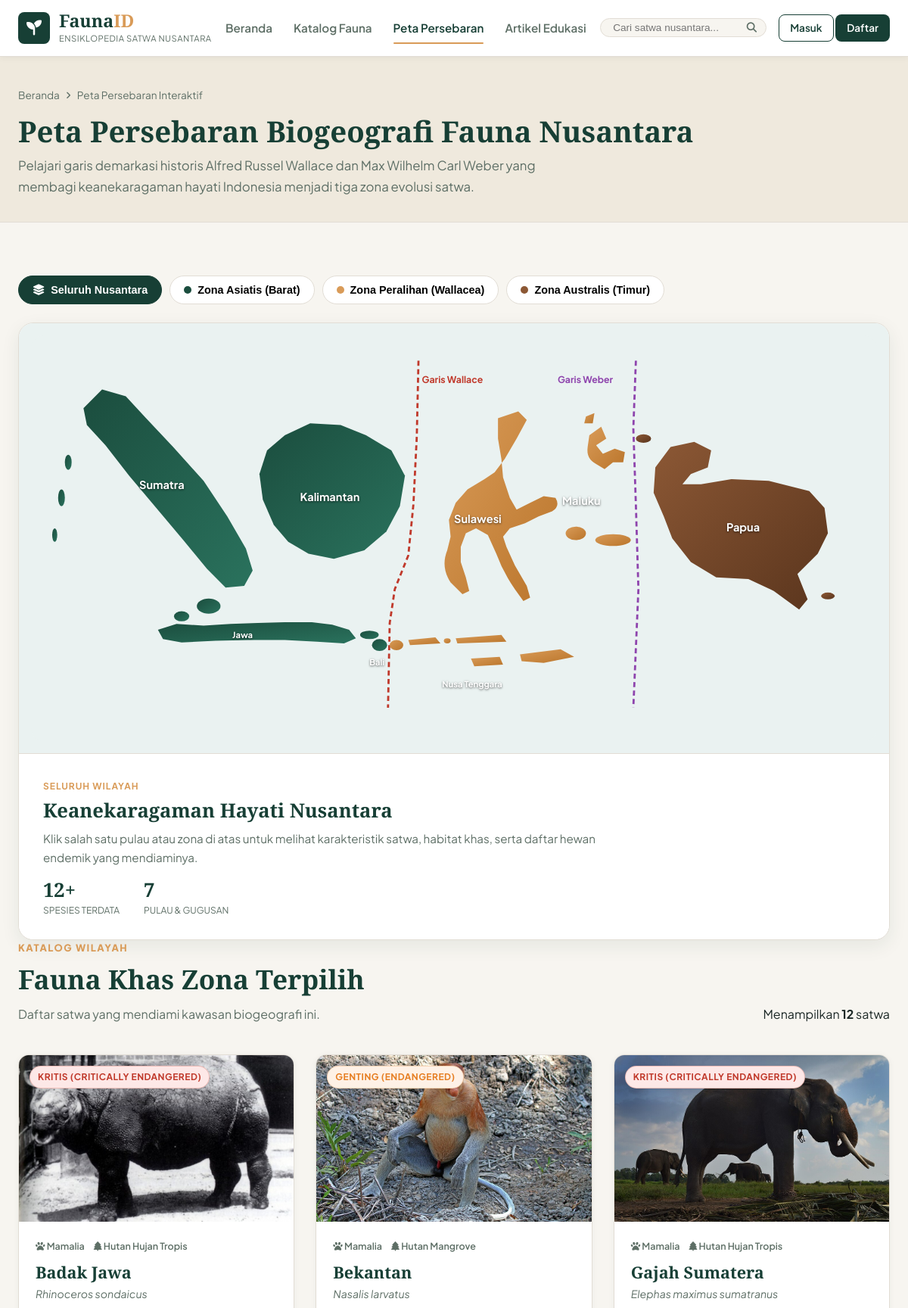
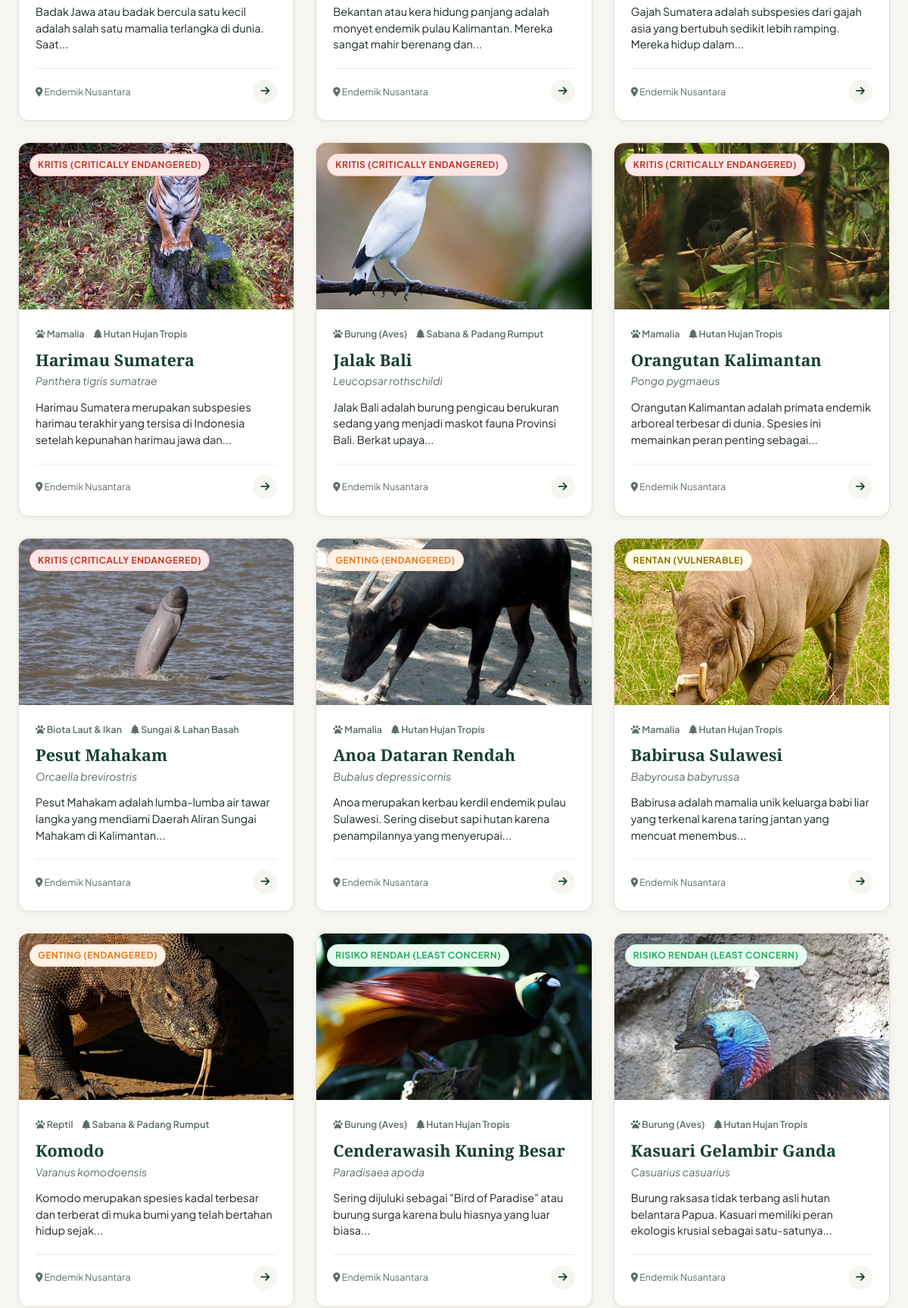
The page /map (upper part) on the database its author committed (2 pictures, top to bottom).
### tables this page shows
CREATE TABLE `fauna` (
  `id` INT AUTO_INCREMENT PRIMARY KEY,
  `nama_lokal` VARCHAR(150) NOT NULL,
  `nama_ilmiah` VARCHAR(150) NOT NULL,
  `kategori_id` INT NOT NULL,
  `habitat_id` INT NOT NULL,
  `status_konservasi` VARCHAR(100) NOT NULL,
  `deskripsi` LONGTEXT NOT NULL,
  `karakteristik` TEXT NULL,
  `makanan` TEXT NULL,
  `populasi_estimasi` VARCHAR(100) NULL,
  `is_featured` TINYINT(1) DEFAULT 0,
  `created_at` TIMESTAMP DEFAULT CURRENT_TIMESTAMP,
  `updated_at` TIMESTAMP DEFAULT CURRENT_TIMESTAMP ON UPDATE CURRENT_TIMESTAMP,
  CONSTRAINT `fk_fauna_category` FOREIGN KEY (`kategori_id`) REFERENCES `categories` (`id`) ON DELETE CASCADE,
  CONSTRAINT `fk_fauna_habitat` FOREIGN KEY (`habitat_id`) REFERENCES `habitats` (`id`) ON DELETE CASCADE
);

CREATE TABLE `categories` (
  `id` INT AUTO_INCREMENT PRIMARY KEY,
  `nama_kategori` VARCHAR(100) NOT NULL,
  `slug` VARCHAR(100) NOT NULL UNIQUE,
  `deskripsi` TEXT NULL,
  `ikon` VARCHAR(50) NULL,
  `created_at` TIMESTAMP DEFAULT CURRENT_TIMESTAMP
);

CREATE TABLE `habitats` (
  `id` INT AUTO_INCREMENT PRIMARY KEY,
  `nama_habitat` VARCHAR(100) NOT NULL,
  `deskripsi` TEXT NULL,
  `created_at` TIMESTAMP DEFAULT CURRENT_TIMESTAMP
);

### app/core/Controller.php (called while the page is built, shortened)
<?php
class Controller {
    protected function view(string $view, array $data = []): void {
        extract($data);
        $viewPath = APP_PATH . '/views/' . str_replace('.', '/', $view) . '.php';
        require_once $viewPath;
    }
    protected function model(string $model): Model {
        $modelPath = APP_PATH . '/models/' . $model . '.php';
        return new $model();
    }
}

### app/controllers/MapController.php (called while the page is built)
<?php
require_once APP_PATH . '/core/Controller.php';
class MapController extends Controller {
    public function index(): void {
        $regionModel = $this->model('RegionModel');
        $faunaModel = $this->model('FaunaModel');
        $data = [
            'title' => 'Peta Interaktif Persebaran Fauna Nusantara — FaunaID',
            'asiatisRegions'   => $regionModel->getByZone('Asiatis'),
            'peralihanRegions' => $regionModel->getByZone('Peralihan'),
            'australisRegions' => $regionModel->getByZone('Australis'),
            'asiatisFauna'     => $faunaModel->getByZone('Asiatis', 8),
            'peralihanFauna'   => $faunaModel->getByZone('Peralihan', 8),
            'australisFauna'   => $faunaModel->getByZone('Australis', 8),
            'zonesSummary'     => $regionModel->getZonesSummary()
        ];
        $this->view('map.index', $data);
    }
}

### public/index.php (called while the page is built, shortened)
<?php
require_once dirname(__DIR__) . '/app/config/Database.php';
require_once dirname(__DIR__) . '/app/core/Helper.php';
$app = new App();

### app/core/Helper.php (called while the page is built, shortened)
<?php
if (!function_exists('url')) {
    function url(string $path = ''): string {
        $path = ltrim($path, '/');
        return empty($path) ? BASE_URL : BASE_URL . '/' . $path;
    }
}
if (!function_exists('uploadUrl')) {
    function uploadUrl(?string $filename, string $fallback = 'fauna_1_tiger_sumatra_1.jpg'): string {
        $localPath = PUBLIC_PATH . DIRECTORY_SEPARATOR . 'uploads' . DIRECTORY_SEPARATOR . $filename;
        if (file_exists($localPath)) {
            return BASE_URL . '/uploads/' . $filename;
        }
        return $fallback;
    }
}
if (!function_exists('e')) {
    function e(?string $str): string {
        return htmlspecialchars((string)$str, ENT_QUOTES, 'UTF-8');
    }
}
if (!function_exists('getStatusBadgeClass')) {
    function getStatusBadgeClass(string $status): string {
        $statusLower = strtolower($status);
        if (str_contains($statusLower, 'kritis') || str_contains($statusLower, 'critically')) {
            return 'badge-critical';
        }
        if (str_contains($statusLower, 'genting') || str_contains($statusLower, 'endangered')) {
            return 'badge-endangered';
        }
        if (str_contains($statusLower, 'rentan') || str_contains($statusLower, 'vulnerable')) {
            return 'badge-vulnerable';
        }
        return 'badge-least-concern';
    }
}
if (!function_exists('limitWords')) {
    function limitWords(string $text, int $limit = 25): string {
        $clean = strip_tags($text);
        $words = explode(' ', $clean);
        return implode(' ', array_slice($words, 0, $limit)) . '...';
    }
}

### app/core/Model.php (called while the page is built, shortened)
<?php
class Model {
    protected PDO $db;
    public function __construct() {
        $this->db = Database::getConnection();
    }
    protected function query(string $sql, array $params = []): PDOStatement {
        $stmt = $this->db->prepare($sql);
        $stmt->execute($params);
        return $stmt;
    }
    protected function fetchAll(string $sql, array $params = []): array {
        return $this->query($sql, $params)->fetchAll();
    }
}

### app/config/Database.php (called while the page is built, shortened)
<?php
class Database {
    private static ?PDO $instance = null;
    public static function getConnection(): PDO {
        if (self::$instance !== null) {
            return self::$instance;
        }
        $host = DB_HOST;
        $port = DB_PORT;
        $db   = DB_NAME;
        $user = DB_USER;
        $pass = DB_PASS;
        try {
            $dsn = "mysql:host={$host};port={$port};charset=utf8mb4";
            $options = [
                PDO::ATTR_ERRMODE => PDO::ERRMODE_EXCEPTION,
                PDO::ATTR_DEFAULT_FETCH_MODE => PDO::FETCH_ASSOC,
                PDO::ATTR_EMULATE_PREPARES => false,
                PDO::ATTR_TIMEOUT => 2
            ];
            $pdo = new PDO($dsn, $user, $pass, $options);
            $stmt = $pdo->query("SHOW DATABASES LIKE '{$db}'");
            $exists = $stmt->fetch();
            if (!$exists) {
                $pdo->exec("CREATE DATABASE IF NOT EXISTS `{$db}` CHARACTER SET utf8mb4 COLLATE utf8mb4_unicode_ci");
                $pdo->exec("USE `{$db}`");
                $schemaFile = ROOT_PATH . '/database/schema.sql';
                if (file_exists($schemaFile)) {
                    $sql = file_get_contents($schemaFile);
                    $pdo->exec($sql);
                }
            } else {
                $pdo->exec("USE `{$db}`");
            }
            self::$instance = $pdo;
            return self::$instance;
        } catch (PDOException $e) {
            $sqliteDir = ROOT_PATH . DIRECTORY_SEPARATOR . 'database';
            if (!is_dir($sqliteDir)) {
                mkdir($sqliteDir, 0777, true);
            }
            $sqlitePath = $sqliteDir . DIRECTORY_SEPARATOR . 'fauna_id.sqlite';
            $isNew = !file_exists($sqlitePath) || filesize($sqlitePath) === 0;
            try {
                $pdo = new PDO("sqlite:" . $sqlitePath, null, null, [
                    PDO::ATTR_ERRMODE => PDO::ERRMODE_EXCEPTION,
                    PDO::ATTR_DEFAULT_FETCH_MODE => PDO::FETCH_ASSOC
                ]);
                $pdo->exec("PRAGMA foreign_keys = ON;");
                self::$instance = $pdo;
                self::$driver = 'sqlite';
                if ($isNew) {
                    self::initSqliteDatabase($pdo);
                }
                return self::$instance;
            } catch (Exception $sqle) {
                die("Gagal menghubungkan ke Database: " . $sqle->getMessage());
            }
        }
    }
}

### app/models/FaunaModel.php (called while the page is built, shortened)
<?php
require_once APP_PATH . '/core/Model.php';
class FaunaModel extends Model {
    public function getByZone(string $zona, int $limit = 12): array {
        $sql = "SELECT DISTINCT f.*,
                       c.nama_kategori,
                       h.nama_habitat,
                       (SELECT fi.image_url FROM fauna_images fi WHERE fi.fauna_id = f.id ORDER BY fi.is_primary DESC, fi.id ASC LIMIT 1) AS primary_image
                FROM fauna f
                JOIN fauna_regions fr ON f.id = fr.fauna_id
                JOIN regions r ON fr.region_id = r.id
                LEFT JOIN categories c ON f.kategori_id = c.id
                LEFT JOIN habitats h ON f.habitat_id = h.id
                WHERE r.zona = ?
                ORDER BY f.nama_lokal ASC
                LIMIT {$limit}";
        return $this->fetchAll($sql, [$zona]);
    }
}

### app/models/RegionModel.php (called while the page is built, shortened)
<?php
require_once APP_PATH . '/core/Model.php';
class RegionModel extends Model {
    public function getByZone(string $zona): array {
        return $this->fetchAll("SELECT * FROM regions WHERE zona = ? ORDER BY nama_wilayah ASC", [$zona]);
    }
}

### app/views/map/index.php (the view, shortened to what this page needs)
<?php require_once APP_PATH . '/views/layouts/header.php'; ?>
<section class="page-header">
    <div class="container">
        <div class="breadcrumbs">
            <a href="<?= url('') ?>">Beranda</a> <i class="fa-solid fa-angle-right"></i>
            <span>Peta Persebaran Interaktif</span>
        </div>
        <h1 class="page-title">Peta Persebaran Biogeografi Fauna Nusantara</h1>
        <p class="page-desc">
            Pelajari garis demarkasi historis Alfred Russel Wallace dan Max Wilhelm Carl Weber yang membagi keanekaragaman hayati Indonesia menjadi tiga zona evolusi satwa.
        </p>
    </div>
</section>
<section class="section map-explorer-section">
    <div class="container">
        <div class="map-zone-tabs" id="zoneTabs">
            <button class="zone-tab-btn active" data-zone="all">
                <i class="fa-solid fa-layer-group"></i> Seluruh Nusantara
            </button>
            <button class="zone-tab-btn tab-asiatis" data-zone="Asiatis">
                <span class="zone-color-indicator bg-asiatis"></span> Zona Asiatis (Barat)
            </button>
            <button class="zone-tab-btn tab-peralihan" data-zone="Peralihan">
                <span class="zone-color-indicator bg-peralihan"></span> Zona Peralihan (Wallacea)
            </button>
            <button class="zone-tab-btn tab-australis" data-zone="Australis">
                <span class="zone-color-indicator bg-australis"></span> Zona Australis (Timur)
            </button>
        </div>
        <div class="interactive-map-card">
            <div class="svg-map-wrapper">
                <svg id="indonesiaMapSvg" viewBox="0 0 1000 480" xmlns="http://www.w3.org/2000/svg" class="indonesia-svg">
                    <text x="462" y="56" fill="#c0392b" font-size="11" font-weight="700">Garis Wallace</text>
                    <text x="688" y="56" fill="#8e44ad" font-size="11" font-weight="700" text-anchor="end">Garis Weber</text>
                    <g class="map-region-group zone-asiatis-group" data-region="Sumatra" data-zone="Asiatis">
                        <text x="128" y="182" class="map-label">Sumatra</text>
                    </g>
                    <g class="map-region-group zone-asiatis-group" data-region="Kalimantan" data-zone="Asiatis">
                        <text x="318" y="196" class="map-label">Kalimantan</text>
                    </g>
                    <g class="map-region-group zone-asiatis-group" data-region="Jawa & Bali" data-zone="Asiatis">
                        <text x="238" y="358" class="map-label label-small">Jawa</text>
                    </g>
                    <g class="map-region-group zone-asiatis-group" data-region="Jawa & Bali" data-zone="Asiatis">
                        <text x="400" y="390" class="map-label label-small">Bali</text>
                    </g>
                    <g class="map-region-group zone-peralihan-group" data-region="Sulawesi" data-zone="Peralihan">
                        <text x="500" y="222" class="map-label">Sulawesi</text>
                    </g>
                    <g class="map-region-group zone-peralihan-group" data-region="Kepulauan Nusa Tenggara" data-zone="Peralihan">
                        <text x="486" y="416" class="map-label label-small">Nusa Tenggara</text>
                    </g>
                    <g class="map-region-group zone-peralihan-group" data-region="Kepulauan Maluku" data-zone="Peralihan">
                        <text x="628" y="200" class="map-label">Maluku</text>
                    </g>
                    <g class="map-region-group zone-australis-group" data-region="Papua & Sekitarnya" data-zone="Australis">
                        <text x="822" y="232" class="map-label">Papua</text>
                    </g>
                </svg>
            </div>
            <div class="map-info-panel" id="mapInfoPanel">
                <div class="map-panel-header">
                    <span class="panel-zone-badge" id="panelZoneBadge">Seluruh Wilayah</span>
                    <h3 class="panel-zone-title" id="panelZoneTitle">Keanekaragaman Hayati Nusantara</h3>
                </div>
                <p class="panel-zone-desc" id="panelZoneDesc">
                    Klik salah satu pulau atau zona di atas untuk melihat karakteristik satwa, habitat khas, serta daftar hewan endemik yang mendiaminya.
                </p>
                <div class="panel-zone-stats" id="panelZoneStats">
                    <div class="p-stat">
                        <strong id="statSpesiesCount"><?= count($asiatisFauna) + count($peralihanFauna) + count($australisFauna) ?>+</strong>
                        <span>Spesies Terdata</span>
                    </div>
                    <div class="p-stat">
                        <strong id="statWilayahCount">7</strong>
                        <span>Pulau & Gugusan</span>
                    </div>
                </div>
            </div>
        </div>
        <div class="zone-fauna-section mt-5">
            <div class="section-header-flex">
                <div>
                    <span class="section-subtitle">KATALOG WILAYAH</span>
                    <h2 class="section-title" id="zoneFaunaTitle">Fauna Khas Zona Terpilih</h2>
                    <p class="section-desc" id="zoneFaunaSubtitle">Daftar satwa yang mendiami kawasan biogeografi ini.</p>
                </div>
                <div class="zone-quick-count" id="zoneQuickCount">
                    Menampilkan <strong><?= count($asiatisFauna) + count($peralihanFauna) + count($australisFauna) ?></strong> satwa
                </div>
            </div>
            <div class="fauna-grid" id="zoneFaunaGrid">
                <?php
                    $allZoneFauna = array_merge($asiatisFauna, $peralihanFauna, $australisFauna);
                    $uniqueFauna = [];
                    foreach ($allZoneFauna as $item) {
                        $uniqueFauna[$item['id']] = $item;
                    }
                ?>
                <?php foreach ($uniqueFauna as $f): ?>
                    <div class="fauna-card" data-zone-item="<?= e($f['zona'] ?? 'Asiatis') ?>">
                        <div class="fauna-img-wrap">
                            <img src="<?= uploadUrl($f['primary_image']) ?>" alt="<?= e($f['nama_lokal']) ?>" loading="lazy">
                            <span class="status-badge <?= getStatusBadgeClass($f['status_konservasi']) ?>">
                                <?= e($f['status_konservasi']) ?>
                            </span>
                        </div>
                        <div class="fauna-body">
                            <div class="fauna-meta">
                                <span class="meta-tag"><i class="fa-solid fa-paw"></i> <?= e($f['nama_kategori']) ?></span>
                                <span class="meta-tag"><i class="fa-solid fa-tree"></i> <?= e($f['nama_habitat']) ?></span>
                            </div>
                            <h3 class="fauna-title">
                                <a href="<?= url('fauna/detail/' . $f['id']) ?>"><?= e($f['nama_lokal']) ?></a>
                            </h3>
                            <p class="fauna-scientific"><em><?= e($f['nama_ilmiah']) ?></em></p>
                            <p class="fauna-excerpt"><?= e(limitWords($f['deskripsi'], 15)) ?></p>
                            <div class="fauna-footer">
                                <span class="fauna-pop-est"><i class="fa-solid fa-location-dot"></i> Endemik Nusantara</span>
                                <a href="<?= url('fauna/detail/' . $f['id']) ?>" class="card-arrow" aria-label="Detail <?= e($f['nama_lokal']) ?>">
                                    <i class="fa-solid fa-arrow-right"></i>
                                </a>
                            </div>
                        </div>
                    </div>
                <?php endforeach; ?>
            </div>
        </div>
    </div>
</section>
<?php require_once APP_PATH . '/views/layouts/footer.php'; ?>

### rows shown on the page
fauna: shows a picture, status_konservasi "KRITIS (CRITICALLY ENDANGERED)", kategori.nama_kategori "Mamalia", habitat.nama_habitat "Hutan Hujan Tropis", nama_lokal "Badak Jawa", nama_ilmiah "Rhinoceros sondaicus", deskripsi "Badak Jawa atau badak bercula satu kecil adalah salah satu mamalia terlangka di dunia. Saat..."
fauna: shows a picture, status_konservasi "GENTING (ENDANGERED)", kategori.nama_kategori "Mamalia", habitat.nama_habitat "Hutan Mangrove", nama_lokal "Bekantan", nama_ilmiah "Nasalis larvatus", deskripsi "Bekantan atau kera hidung panjang adalah monyet endemik pulau Kalimantan. Mereka sangat mahir berenang dan..."
fauna: shows a picture, status_konservasi "KRITIS (CRITICALLY ENDANGERED)", kategori.nama_kategori "Mamalia", habitat.nama_habitat "Hutan Hujan Tropis", nama_lokal "Gajah Sumatera", nama_ilmiah "Elephas maximus sumatranus", deskripsi "Gajah Sumatera adalah subspesies dari gajah asia yang bertubuh sedikit lebih ramping. Mereka hidup dalam..."
fauna: shows a picture, status_konservasi "KRITIS (CRITICALLY ENDANGERED)", kategori.nama_kategori "Mamalia", habitat.nama_habitat "Hutan Hujan Tropis", nama_lokal "Harimau Sumatera", nama_ilmiah "Panthera tigris sumatrae", deskripsi "Harimau Sumatera merupakan subspesies harimau terakhir yang tersisa di Indonesia setelah kepunahan harimau jawa dan..."
fauna: shows a picture, status_konservasi "KRITIS (CRITICALLY ENDANGERED)", kategori.nama_kategori "Burung (Aves)", habitat.nama_habitat "Sabana & Padang Rumput", nama_lokal "Jalak Bali", nama_ilmiah "Leucopsar rothschildi", deskripsi "Jalak Bali adalah burung pengicau berukuran sedang yang menjadi maskot fauna Provinsi Bali. Berkat upaya..."
fauna: shows a picture, status_konservasi "KRITIS (CRITICALLY ENDANGERED)", kategori.nama_kategori "Mamalia", habitat.nama_habitat "Hutan Hujan Tropis", nama_lokal "Orangutan Kalimantan", nama_ilmiah "Pongo pygmaeus", deskripsi "Orangutan Kalimantan adalah primata endemik arboreal terbesar di dunia. Spesies ini memainkan peran penting sebagai..."
fauna: shows a picture, status_konservasi "KRITIS (CRITICALLY ENDANGERED)", kategori.nama_kategori "Biota Laut & Ikan", habitat.nama_habitat "Sungai & Lahan Basah", nama_lokal "Pesut Mahakam", nama_ilmiah "Orcaella brevirostris", deskripsi "Pesut Mahakam adalah lumba-lumba air tawar langka yang mendiami Daerah Aliran Sungai Mahakam di Kalimantan..."
fauna: shows a picture, status_konservasi "GENTING (ENDANGERED)", kategori.nama_kategori "Mamalia", habitat.nama_habitat "Hutan Hujan Tropis", nama_lokal "Anoa Dataran Rendah", nama_ilmiah "Bubalus depressicornis", deskripsi "Anoa merupakan kerbau kerdil endemik pulau Sulawesi. Sering disebut sapi hutan karena penampilannya yang menyerupai..."
fauna: shows a picture, status_konservasi "RENTAN (VULNERABLE)", kategori.nama_kategori "Mamalia", habitat.nama_habitat "Hutan Hujan Tropis", nama_lokal "Babirusa Sulawesi", nama_ilmiah "Babyrousa babyrussa", deskripsi "Babirusa adalah mamalia unik keluarga babi liar yang terkenal karena taring jantan yang mencuat menembus..."
fauna: shows a picture, status_konservasi "GENTING (ENDANGERED)", kategori.nama_kategori "Reptil", habitat.nama_habitat "Sabana & Padang Rumput", nama_lokal "Komodo", nama_ilmiah "Varanus komodoensis", deskripsi "Komodo merupakan spesies kadal terbesar dan terberat di muka bumi yang telah bertahan hidup sejak..."
fauna: shows a picture, status_konservasi "RISIKO RENDAH (LEAST CONCERN)", kategori.nama_kategori "Burung (Aves)", habitat.nama_habitat "Hutan Hujan Tropis", nama_lokal "Cenderawasih Kuning Besar", nama_ilmiah "Paradisaea apoda", deskripsi "Sering dijuluki sebagai \"Bird of Paradise\" atau burung surga karena bulu hiasnya yang luar biasa..."
fauna: shows a picture, status_konservasi "RISIKO RENDAH (LEAST CONCERN)", kategori.nama_kategori "Burung (Aves)", habitat.nama_habitat "Hutan Hujan Tropis", nama_lokal "Kasuari Gelambir Ganda", nama_ilmiah "Casuarius casuarius", deskripsi "Burung raksasa tidak terbang asli hutan belantara Papua. Kasuari memiliki peran ekologis krusial sebagai satu-satunya..."

### other values the page prints
count($asiatisFauna) + count($peralihanFauna) + count($australisFauna) "12"
